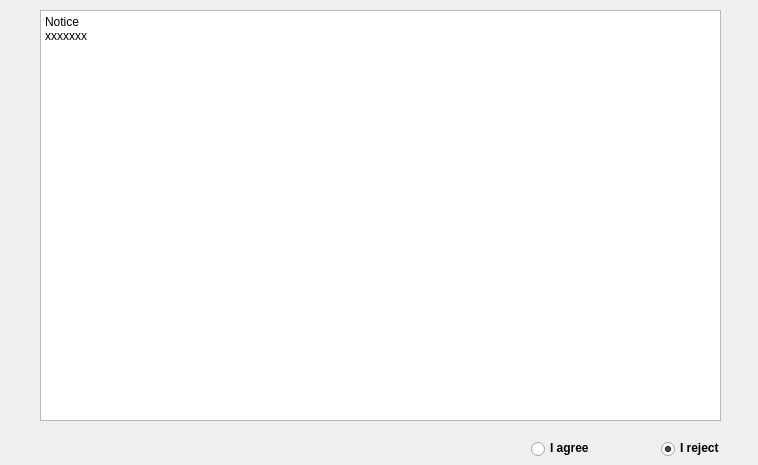
  <widget class="QWizardPage" name="notice_page">
   <property name="title">
    <string/>
   </property>
   <widget class="QTextBrowser" name="textBrowser">
    <property name="geometry">
     <rect>
      <x>40</x>
      <y>10</y>
      <width>681</width>
      <height>411</height>
     </rect>
    </property>
    <property name="html">
     <string>&lt;!DOCTYPE HTML PUBLIC &quot;-//W3C//DTD HTML 4.0//EN&quot; &quot;http://www.w3.org/TR/REC-html40/strict.dtd&quot;&gt;
&lt;html&gt;&lt;head&gt;&lt;meta name=&quot;qrichtext&quot; content=&quot;1&quot; /&gt;&lt;style type=&quot;text/css&quot;&gt;
p, li { white-space: pre-wrap; }
&lt;/style&gt;&lt;/head&gt;&lt;body style=&quot; font-family:'SimSun'; font-size:9pt; font-weight:400; font-style:normal;&quot;&gt;
&lt;p style=&quot; margin-top:0px; margin-bottom:0px; margin-left:0px; margin-right:0px; -qt-block-indent:0; text-indent:0px;&quot;&gt;Notice &lt;/p&gt;
&lt;p style=&quot; margin-top:0px; margin-bottom:0px; margin-left:0px; margin-right:0px; -qt-block-indent:0; text-indent:0px;&quot;&gt;xxxxxxx&lt;/p&gt;&lt;/body&gt;&lt;/html&gt;</string>
    </property>
   </widget>
   <widget class="QRadioButton" name="agree_radio">
    <property name="geometry">
     <rect>
      <x>530</x>
      <y>440</y>
      <width>89</width>
      <height>16</height>
     </rect>
    </property>
    <property name="font">
     <font>
      <family>Microsoft JhengHei UI</family>
      <weight>75</weight>
      <bold>true</bold>
     </font>
    </property>
    <property name="styleSheet">
     <string notr="true">QRadioButton{
    spacing: 5px;
}
 
QRadioButton::indicator{
    width: 15px;
    height: 15px;
}
 
QRadioButton::indicator:checked{
    image:url(:/qss/icon/radio-on-button.png);
}

QRadioButton::indicator:unchecked{
    image:url(:/qss/icon/radio-off.png);
}</string>
    </property>
    <property name="text">
     <string>I agree</string>
    </property>
    <property name="checked">
     <bool>false</bool>
    </property>
   </widget>
   <widget class="QRadioButton" name="reject_radio">
    <property name="geometry">
     <rect>
      <x>660</x>
      <y>440</y>
      <width>89</width>
      <height>16</height>
     </rect>
    </property>
    <property name="font">
     <font>
      <family>Microsoft JhengHei UI</family>
      <weight>75</weight>
      <bold>true</bold>
     </font>
    </property>
    <property name="styleSheet">
     <string notr="true">QRadioButton{
    spacing: 5px;
}
 
QRadioButton::indicator{
    width: 15px;
    height: 15px;
}
 
QRadioButton::indicator:checked{
    image:url(:/qss/icon/radio-on-button.png);
}

QRadioButton::indicator:unchecked{
    image:url(:/qss/icon/radio-off.png);
}</string>
    </property>
    <property name="text">
     <string>I reject</string>
    </property>
    <property name="checked">
     <bool>true</bool>
    </property>
   </widget>
  </widget>
